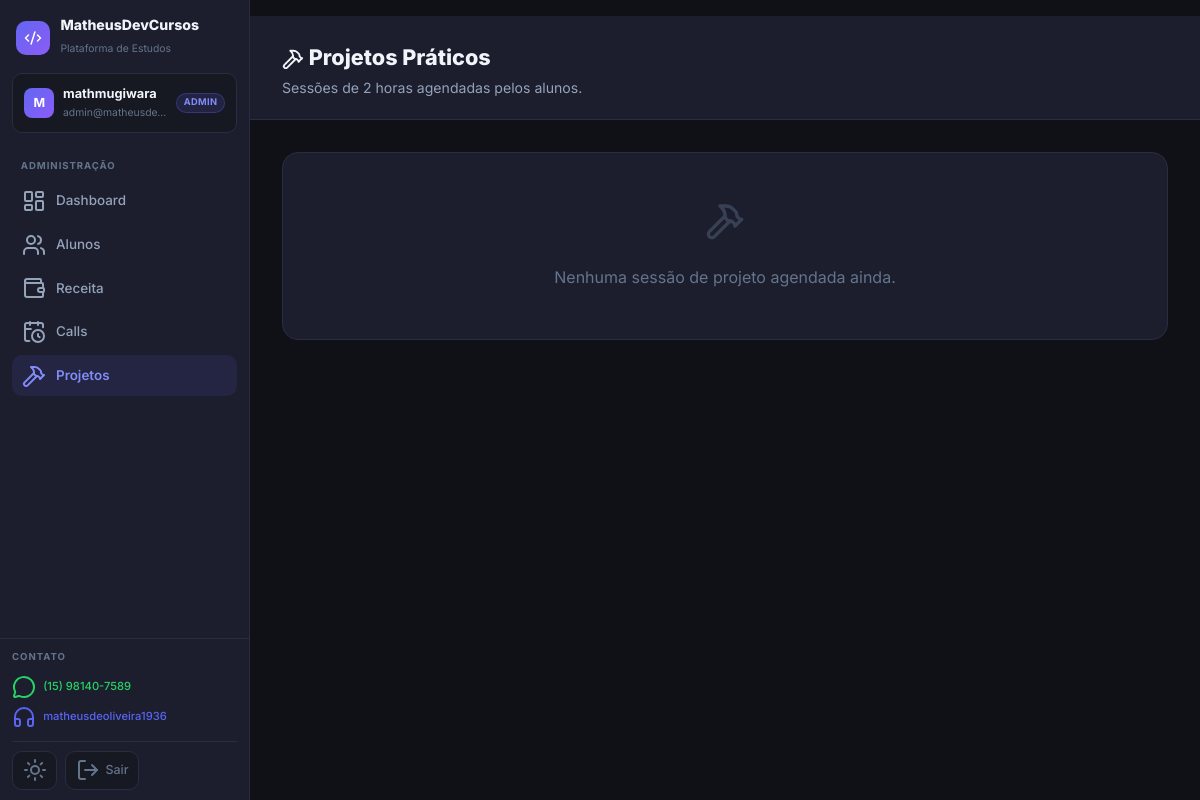
/admin/projetos (signed in), run on the app's committed database.
### app.py (models this page shows)
class User(UserMixin, db.Model):
    id = db.Column(db.Integer, primary_key=True)
    username = db.Column(db.String(80), unique=True, nullable=False)
    email = db.Column(db.String(120), unique=True, nullable=True)
    password_hash = db.Column(db.String(200), nullable=False)
    role = db.Column(db.String(20), default='student')
    created_at = db.Column(db.DateTime, default=datetime.utcnow)
    is_active_user = db.Column(db.Boolean, default=True)
    modules = db.relationship('UserModule', backref='user', lazy=True, cascade='all, delete-orphan')
    progress = db.relationship('LessonProgress', backref='user', lazy=True, cascade='all, delete-orphan')
    submissions = db.relationship('ExerciseSubmission', backref='user', lazy=True, cascade='all, delete-orphan')

### app.py (the view)
@app.route('/admin/projetos')
@admin_required
def admin_projetos():
    sessions = ProjectSession.query.order_by(ProjectSession.scheduled_date.desc()).all()
    return render_template('admin/projetos.html', sessions=sessions)

### app.py (called while the page is built)
@login_manager.user_loader
def load_user(user_id):
    return User.query.get(int(user_id))

def admin_required(f):
    @wraps(f)
    def decorated(*args, **kwargs):
        if not current_user.is_authenticated or current_user.role != 'admin':
            return redirect(url_for('login'))
        return f(*args, **kwargs)
    return decorated

### templates/admin/projetos.html (shortened to what this page needs)
{% extends "base.html" %}
{% block content %}
<div class="page-header">
  <div class="page-header-inner" style="display:flex;align-items:center;justify-content:space-between;">
    <div>
      <h1><i data-lucide="hammer" style="width:22px;height:22px;display:inline;vertical-align:middle;"></i> Projetos Práticos</h1>
      <p>Sessões de 2 horas agendadas pelos alunos.</p>
    </div>
  </div>
</div>
<div class="page-body">
<div class="page-body-inner">
  {% if sessions %}
  <div class="section-card">
    <div class="section-card-header">
      <i data-lucide="list" style="width:16px;height:16px;"></i> Sessões Agendadas
    </div>
    <div>
      <table class="data-table">
        <thead>
          <tr>
            <th>Aluno</th>
            <th>Data</th>
            <th>Horário</th>
            <th>Projeto</th>
            <th>Status</th>
            <th>Ações</th>
          </tr>
        </thead>
        <tbody>
          {% for s in sessions %}
          <tr>
            <td>
              <div style="display:flex;align-items:center;gap:0.5rem;">
                <div class="user-avatar" style="width:28px;height:28px;font-size:0.7rem;border-radius:6px;">{{ s.user_rel.username[0].upper() }}</div>
                <span style="font-weight:600;color:var(--text);">{{ s.user_rel.username }}</span>
              </div>
            </td>
            <td>{{ s.scheduled_date.strftime('%d/%m/%Y') }}</td>
            <td>{{ s.scheduled_time }}h – {{ '%02d' % ((s.scheduled_time[:2]|int) + 2) }}:00h</td>
            <td style="max-width:240px;">
              <div style="font-weight:600;font-size:0.85rem;color:var(--text);">{{ s.project_title }}</div>
              <div style="font-size:0.78rem;color:var(--text3);margin-top:0.2rem;white-space:pre-wrap;display:-webkit-box;-webkit-line-clamp:2;-webkit-box-orient:vertical;overflow:hidden;">{{ s.project_description }}</div>
              <button onclick="this.nextElementSibling.style.display = this.nextElementSibling.style.display === 'none' ? 'block' : 'none'"
                style="background:none;border:none;color:var(--primary-light);font-size:0.75rem;cursor:pointer;padding:0;margin-top:0.2rem;">ver tudo ↓</button>
              <div style="display:none;font-size:0.8rem;color:var(--text2);white-space:pre-wrap;margin-top:0.4rem;padding:0.5rem;background:var(--bg2);border-radius:6px;">{{ s.project_description }}</div>
            </td>
            <td><span class="call-status {{ s.status }}">{{ s.status }}</span></td>
            <td>
              <div style="display:flex;gap:0.25rem;flex-wrap:wrap;">
                {% if s.status == 'pending' %}
                  <form method="POST" action="{{ url_for('admin_update_projeto_status') }}" style="display:inline;">
                    <input type="hidden" name="proj_id" value="{{ s.id }}">
                    <input type="hidden" name="status" value="confirmed">
                    <button type="submit" class="btn-sm primary" title="Confirmar">
                      <i data-lucide="check" style="width:12px;height:12px;"></i> Confirmar
                    </button>
                  </form>
                  <form method="POST" action="{{ url_for('admin_update_projeto_status') }}" style="display:inline;">
                    <input type="hidden" name="proj_id" value="{{ s.id }}">
                    <input type="hidden" name="status" value="cancelled">
                    <button type="submit" class="btn-sm danger" title="Cancelar">
                      <i data-lucide="x" style="width:12px;height:12px;"></i>
                    </button>
                  </form>
                {% elif s.status == 'confirmed' %}
                  <form method="POST" action="{{ url_for('admin_update_projeto_status') }}" style="display:inline;">
                    <input type="hidden" name="proj_id" value="{{ s.id }}">
                    <input type="hidden" name="status" value="completed">
                    <button type="submit" class="btn-sm primary" title="Marcar como realizada">
                      <i data-lucide="check-circle" style="width:12px;height:12px;"></i> Feita
                    </button>
                  </form>
                {% endif %}
              </div>
            </td>
          </tr>
          {% endfor %}
        </tbody>
      </table>
    </div>
  </div>
  {% else %}
  <div class="section-card">
    <div class="section-card-body" style="text-align:center;padding:3rem 1rem;color:var(--text3);">
      <i data-lucide="hammer" style="width:40px;height:40px;margin-bottom:1rem;opacity:0.4;"></i>
      <p>Nenhuma sessão de projeto agendada ainda.</p>
    </div>
  </div>
  {% endif %}
</div>
</div>
{% endblock %}

### templates/base.html (shortened to what this page needs)
<!DOCTYPE html>
<html lang="pt-BR">
<head>
  <link rel="stylesheet" href="{{ url_for('static', filename='css/style.css') }}">
  <link rel="stylesheet" href="https://cdnjs.cloudflare.com/ajax/libs/codemirror/5.65.16/codemirror.min.css">
  <link rel="stylesheet" href="https://cdnjs.cloudflare.com/ajax/libs/codemirror/5.65.16/theme/dracula.min.css">
</head>
<body>
<div class="app-layout">
  <aside class="sidebar" id="sidebar">
    <div class="sb-brand">
      <a href="{{ url_for('index') }}" class="sb-brand-link">
        <div class="sb-brand-icon"><i data-lucide="code-2" style="width:18px;height:18px;color:#fff;"></i></div>
        <div class="sb-brand-text">
          <strong>MatheusDevCursos</strong>
          <span>Plataforma de Estudos</span>
        </div>
      </a>
    </div>
    <div class="sb-user">
      <div class="sb-user-avatar">{{ current_user.username[0].upper() }}</div>
      <div class="sb-user-info">
        <strong>{{ current_user.username }}</strong>
        <small>{{ current_user.email or '' }}</small>
      </div>
      {% if current_user.role == 'admin' %}
        <span class="sb-badge sb-badge-admin">Admin</span>
      {% else %}
        <span class="sb-badge sb-badge-student">Aluno</span>
      {% endif %}
    </div>
    <nav class="sb-nav">
      {% if current_user.role == 'admin' %}
        <div class="sb-section-label">Administração</div>
        <a href="{{ url_for('admin_dashboard') }}" class="sb-link{{ ' active' if request.endpoint == 'admin_dashboard' }}">
          <i data-lucide="layout-dashboard"></i><span>Dashboard</span>
        </a>
        <a href="{{ url_for('admin_students') }}" class="sb-link{{ ' active' if request.endpoint in ['admin_students', 'admin_student_detail'] }}">
          <i data-lucide="users"></i><span>Alunos</span>
        </a>
        <a href="{{ url_for('admin_revenue') }}" class="sb-link{{ ' active' if request.endpoint == 'admin_revenue' }}">
          <i data-lucide="wallet"></i><span>Receita</span>
        </a>
        <a href="{{ url_for('admin_calls') }}" class="sb-link{{ ' active' if request.endpoint == 'admin_calls' }}">
          <i data-lucide="calendar-clock"></i><span>Calls</span>
        </a>
        <a href="{{ url_for('admin_projetos') }}" class="sb-link{{ ' active' if request.endpoint == 'admin_projetos' }}">
          <i data-lucide="hammer"></i><span>Projetos</span>
        </a>
      {% endif %}
    </nav>
    <div class="sb-footer">
      <div class="sb-contact">
        <div class="sb-section-label" style="padding:0;margin-bottom:0.45rem;">Contato</div>
        <a href="https://wa.me/5515981407589" target="_blank" class="sb-contact-link sb-wa">
          <i data-lucide="message-circle"></i> (15) 98140-7589
        </a>
        <a href="https://discord.com/users/matheusdeoliveira1936" target="_blank" class="sb-contact-link sb-dc">
          <i data-lucide="headphones"></i> matheusdeoliveira1936
        </a>
      </div>
      <div class="sb-actions">
        <button class="sb-action-btn" onclick="toggleTheme()" title="Alternar tema">
          <i data-lucide="sun" class="theme-icon-light"></i>
        </button>
        <a href="{{ url_for('logout') }}" class="sb-action-btn sb-logout" title="Sair">
          <i data-lucide="log-out"></i>
          <span>Sair</span>
        </a>
      </div>
    </div>
  </aside>
  <main class="main-content">
    <div style="padding: 0 2rem; padding-top: 1rem; max-width:1100px; margin:0 auto;">
    </div>
    {% block content %}{% endblock %}
  </main>
</div>
</body>
</html>

### data on the page
User: username "M", username "mathmugiwara", email "admin@matheusde…"
